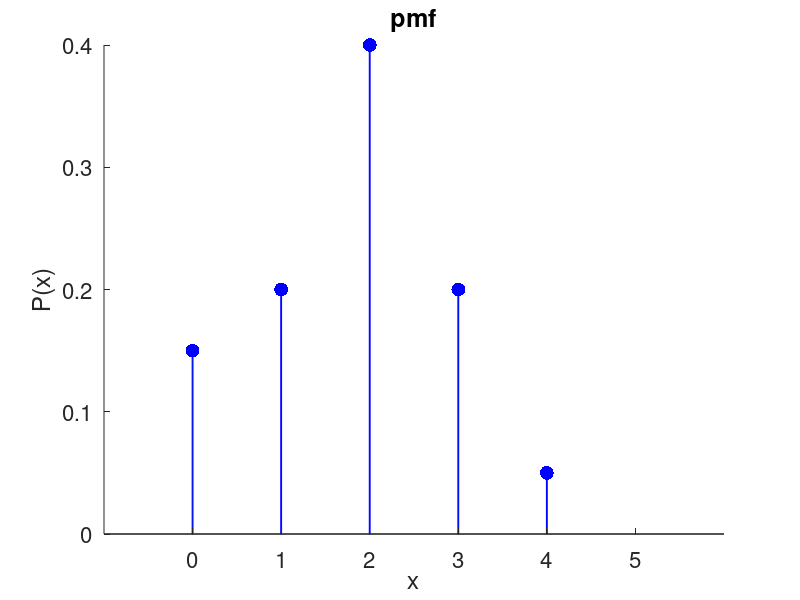
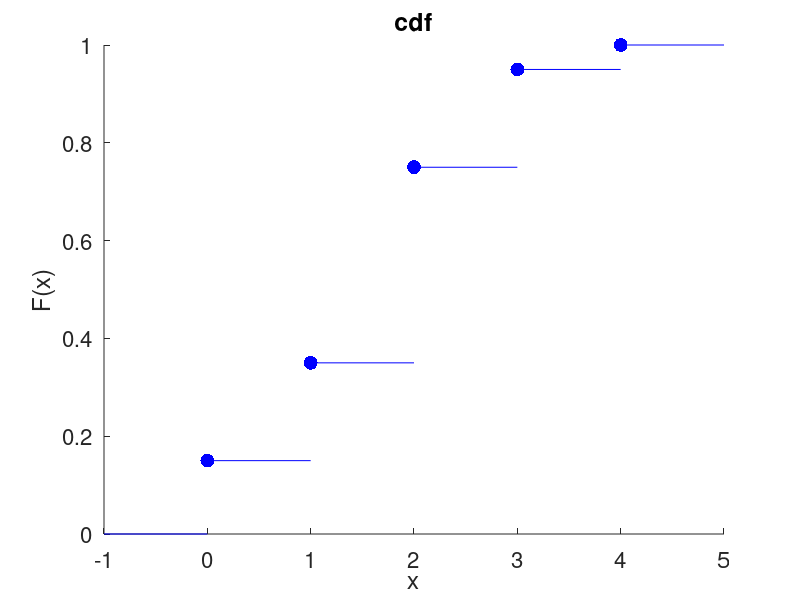

These charts were generated, in order, by the following MATLAB code:
figure('name','pmf')
set(0,'DefaultAxesFontSize',16)

x = [-1 0 1 2 3 4 5];
y = [nan 0.15 0.2 0.4 0.2 0.05 nan];

h = bar(x(2:end), y(2:end), 'BarWidth',0.01, 'edgecolor','b');
hold
h = plot(x(2:end), y(2:end), 'b.','markersize',30);
box off
ylabel('P(x)')
xlabel('x')
title('pmf','fontsize',18)
print pmf -dpng

figure('name','cdf')
hold on
y(1) = 0;
y(end) = 0;
F = cumsum(y);
for i = 1:(length(x)-1)
    line([x(i) x(i+1)],[F(i) F(i)],'color','b')
end
h = plot(x(2:(end-1)), F(2:(end-1)), 'b.','markersize',30);
ylabel('F(x)')
xlabel('x')
title('cdf','fontsize',18)
print cdf -dpng


% figure('name','pmf')
% set(0,'DefaultAxesFontSize',16)
% 
% x = [- 1 0 1 2 3 4 5];
% y = [nan 0 0.25 0.7 0.05 0 nan];
% 
% h = bar(x, y, 'BarWidth',0.01, 'edgecolor','b');
% hold
% h = plot(x, y, 'b.','markersize',30);
% box off
% ylabel('P(x)')
% xlabel('x')
% title('pmf','fontsize',18)
% print pmf -dpng
